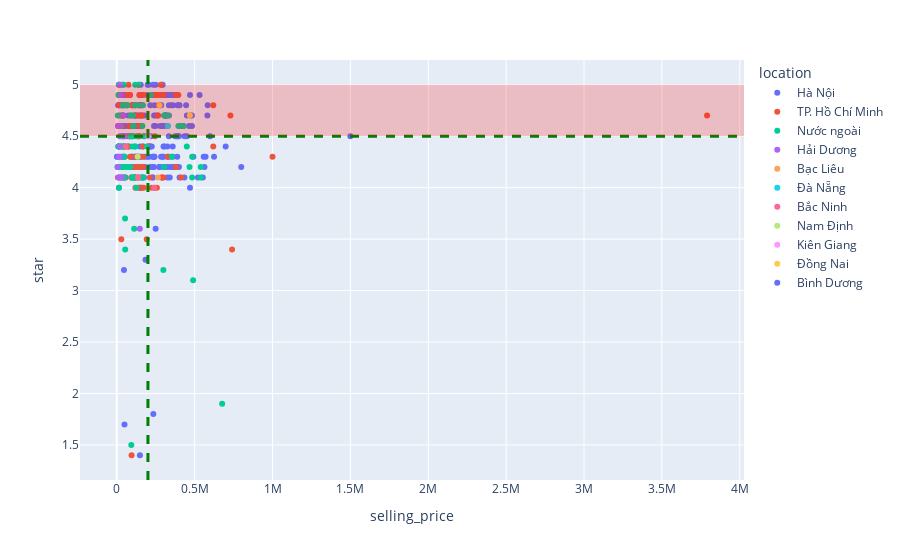

The cell this chart's notebook holds for it:
### Code cell
fig = px.scatter(df_quadrant, x="selling_price", y="star", color="location",
                 hover_data=['name'])
fig.add_vline(x=200000, line_width=3, line_dash="dash", line_color="green")
fig.add_hline(y=4.5, line_width=3, line_dash="dash", line_color="green")
fig.add_hrect(y0=4.5, y1=5, line_width=0, fillcolor="red", opacity=0.2)
fig.show()

### Figure 1 — Plotly figure (JSON) as saved in the notebook; plotly's stock layout.template omitted (floating-point values rounded to 4 significant figures; data arrays with more than 128 entries replaced by an {"elided": "..."} marker saying what was removed)
{"data": [{"customdata": {"elided": "224x1 str values"}, "hovertemplate": "location=Hà Nội<br>selling_price=%{x}<br>star=%{y}<br>name=%{customdata[0]}<extra></extra>", "legendgroup": "Hà Nội", "marker": {"color": "#636efa", "symbol": "circle"}, "mode": "markers", "name": "Hà Nội", "orientation": "v", "showlegend": true, "type": "scatter", "x": {"elided": "224 int values"}, "xaxis": "x", "y": {"elided": "224 float values"}, "yaxis": "y"}, {"customdata": [["Tai Nghe Bluetooth Công Nghệ Mới Âm Thanh Sống Động Không Dây J12 Phiên Chuẩn Bản Quốc Tế J12_Mau -xanhrongnjnj"], ["Tai Nghe Bluetooth P2 Cao Cấp Định Vị Đổi Tên Tai Nghe Không Dây Tự Động Kết Nối - Dùng Cho IOS Và Android MÃ A2"], ["Tai nghe Bluetooth AMOI F9 TWS 5.0 bản QUỐC TẾ không dây cảm ứng chống nước ,chống ồn tích hợp sạc dự phòng 2500mA MÃ F9"], ["Tai Nghe Bluetooth Công Nghệ Mới Âm Thanh Sống Động Không Dây J12 Phiên Chuẩn Bản Quốc Tế - J12_Trang xanhrongnjnj"], ["Tai Nghe Bluetooth True Wireless F9 PRO Bluetooth 5.0 | Bản Quốc Tế | Cảm Ứng | Chống Nước(Loại mới)"], ["Tai Nghe Bluetooth P2 Cao Cấp Định Vị Đổi Tên Tai Nghe Không Dây Tự Động Kết Nối - Dùng Cho IOS Và Android MÃ A2"], ["Tai Nghe Bluetooth không dây AP3 Cảm Biến Đa Điểm Không Dây 5.0 Định Vị - Đổi Tên - Sạc Không Dây MÃ A3"], ["Tai Nghe Bluetooth True Wireless F9 PRO Bluetooth 5.0 | Bản Quốc Tế | Cảm Ứng | Chống Nước(Loại mới)"], ["[Loại tốt] Tai nghe Bluetooth không dây đời mới Âm thanh hay- Cảm ứng - đổi tên cao cấp"], ["Tai Nghe Bluetooth M10 Pro Tai Nghe Không M10 Pro Phiên Bản Nâng Cấp Pin Trâu, Nút Cảm Ứng Tự Động Kết Nối mã m10"], ["Tai Nghe Bluetooth True Wireless F9 PRO Bluetooth 5.0 | Bản Quốc Tế | Cảm Ứng | Chống Nước(Loại mới) MÃ F9 PRO"], ["Tai Nghe Bluetooth P2 Cao Cấp Định Vị Đổi Tên Tai Nghe Không Dây Tự Động Kết Nối - Dùng Cho IOS Và Android MÃ A2"], ["Tai Nghe Bluetooth P2 Cao Cấp Định Vị Đổi Tên Tai Nghe Không Dây Tự Động Kết Nối - Dùng Cho IOS Và Android MÃ A2"], ["Tai Nghe Bluetooth không dây AP3 Cảm Biến Đa Điểm Không Dây 5.0 Định Vị - Đổi Tên - Sạc Không Dây MÃ A3"], ["Tai nghe Bluetooth AMOI F9 TWS 5.0 bản QUỐC TẾ không dây cảm ứng chống nước ,chống ồn tích hợp sạc dự phòng 2500mA MÃ F9"], ["Tai nghe bluetooth S10 Pro V5.2 cao cấp, cảm ứng vân tay, Chống nước IPX7 , nghe nhạc 10h, kiêm sạc dự phòng MÃ S10"], ["Tai nghe bluetooth SGC SM10 Pin Trâu 3500maH âm thanh trung thực, đèn Led đẹp mắt, hộp sạc có màn hình"], ["Tai Nghe Bluetooth True Wireless F9 PRO Bluetooth 5.0 | Cảm Ứng | Bản Quốc Tế 2022 Nút Cảm Ứng Chống Nước IP67"], ["Tai Nghe Bluetooth GEN 3 1562E l Âm Thanh Hay l Định vị - Đổi tên l Tháo Tai Ngắt Kết Nối l Chuyển Đổi Đa Thiết Bị"], ["Tai Nghe Bluetooth J12 TWS 5.0 Có Micro Không Dây Nghe Gọi Thanh Sống Động Kết Nối Mạnh Mẽ - J12_Trang aluca_store"], ["Tai Nghe Bluetooth Không Dây X15 TWS 5.0 Có Micro Nghe Gọi Cảm Ứng Chạm Chơi Game Giảm Tiếng Ồn - X15 aluca_store"], ["Tai nghe bluetooth Âm Thanh Sống Động Hay Không Dây J12 Phiên Bản Quốc Tế Có Mic Nghe Gọi Tốt - J12_Trang- Datoo_shop"], ["Tai Nghe Bluetooth không dây P3 Cảm Biến Đa Điểm Không Dây 5.0 Định Vị - Đổi Tên - Sạc Không Dây MÃ A3"], ["Tai Nghe Bluetooth P PRO- Không Dây Bản Cao Cấp Định Vị, Đổi Tên,Cảm Ứng Dùng Cho Tất Cả Các Máy Điện Thoại MÃ A PRO"], ["Tai nghe Bluetooth Gaming Không dây X15 TWS công nghệ Bluetooth 5.0 cảm biến chạm, không có độ trễ âm (Bản Quốc tế 2022)"], ["Tai Nghe Không Dây Bluetooth Thể Thao X15 TWS 5.0 Nghe Nhạc, Chơi Game Độ Trể Thấp - X15 vibes_shop"], ["Tai Nghe Bluetooth Chính Hãng I12 Không Dây Nhét Tai Phụ Kiện Tai Nghe Điện Thoại IOS Và Android phanduyen25"], ["Tai Nghe TWS Bluetooth 5.3 M90 Pro - Độ trễ cực thấp, âm thanh nổi thể thao với thanh trượt hiển MÃ M90"], ["Tai nghe bluetooth SGC SM10 Pin Trâu 3500maH âm thanh trung thực, đèn Led đẹp mắt, hộp sạc có màn hình"], ["Tai nghe không dây Disney x Tsum Tsum D10 LK-10 bluetooth 5.2 5.3 độ trễ thấp có micro hỗ trợ chơi game chống nước"], ["Tai nghe bluetooth gaming i12 tws chống ồn, tay nghe không dây nhét tai thể thao giá rẻ cho samsung phone điện thoại"], ["Tai nghe không dây F9 Tws 5.0 bản quốc tế không dây cảm ứng, tai nghe bluetooth f9 chống nước (ma f9)"], ["Tai nghe Bluetooth Thế Hệ Mới - Tai Nghe Không Dây- Âm Thanh HD9.0"], ["Tai Nghe Bluetooth True Wireless F9 PRO Bluetooth 5.0 | Bản Quốc Tế | Cảm Ứng | Chống Nước(Loại mới)"], ["Tai Nghe Bluetooth Gaming Có Mic Âm Thanh Nổi Hifi Headphone Không Dây Bluetooth Chơi Game, Học Online"], ["Tai Nghe Bluetooth Âm Thanh Sống Động Hay Không Dây J12 Phiên Bản Quốc Tế Có Mic Nghe Gọi Tốt - J12_Trang- Datoo_shop"], ["Tai nghe mèo Chụp tai chơi game ONIKUMA K9 hồng có Mic,cho PC Laptop Máy tính,Tay Headphone Bluetooth Gaming Không dây"], ["Tai nghe Bluetooth Chụp Tai Sendem K33, Headphone Không Dây, Có Khe Cắm Thẻ Nhớ - Cửa Hàng Phụ Kiện Online"], ["Tai Nghe Gaming K98, Bluetooth, Bass Hay, Độ Trễ Thấp - Cửa hàng phụ kiện online"], ["Tai Nghe Không Dây Pro 6 TW5.0, Tai Nghe Bluetooth, Cảm Biến, Đổi Tên, Hỗ Trợ Tất Cả HĐH"], ["Tai Nghe Bluetooth AB 3 - Âm Thanh Không Gian - Cảm Biến Đa Điểm - Định Vị - Đổi Tên - Sạc Không Dây- BH 1 Đổi 1"], ["Tai Nghe Bluetooth AB 2 Bản Cao Cấp Âm Thanh Chuẩn Tai Nghe Không Dây Kết Nối Tự Động Dùng Cho Mọi dòng điện thoại"], ["Tai nghe Bluetooth Lenovo XT80 Tai nghe thể thao không dây Bluetooth 5.3 với Móc micrô âm thanh nổi HiFi"], ["Tai nghe Bluetooth Gaming 5.1 kèm găng tay game cao cấp, tai nghe không dây X7 không trễ âm có chế độ kép ( Bản quốc tế)"], ["[Mã ELMALL4 giảm 4% đơn 500K] Tai Nghe Không Dây TWS Enco X2 - Hàng Chính Hãng"], ["Siêu Phẩm Tai Nghe Bluetooth Hỗ Vằn 1562M TWS2 - Bản Đa Chức Năng, Xuyên Âm, Chống Ồn, Pin 8h - TSMART"], ["[HEADSET] Tai nghe Jabra Evolve 40 Stereo MS (Type A)"], ["Tai nghe Bluetooth Sony h.ear in 2 WI-H700 Sport Màu ĐEN 🔥FREESHIP🔥 âm thanh chuẩn HIFI bass treble rõ ràng"], ["CHÍNH HÃNG Tai nghe Bluetooth V5.0 Hoco DES08, DES08 Pro hỗ trợ hạn chế tiếng ồn, cảm biến, định vị, đổi tên poogroup"], ["Tai nghe bluetooth VG58 phát sáng-Tai nghe không dây bluetooth 5.1 MÃ VG58"], ["Tai Nghe Bluetooth J12 TWS 5.0 Có Micro Không Dây Nghe Gọi Cảm Ứng Chạm Âm Thanh Sống Động - J12_Trang"], ["Tai Nghe Bluetooth 5.0 Không Dây i12,Kèm Vỏ Bảo Vệ Hoạt Hình Siêu Dễ Thương, Tương Thích Android\\iOs"], ["Tai nghe Bluetooth chơi game 5.0 pro4 HiFi âm nhạc Giảm tiếng ồn tốt Ko có độ trễ và Chống nước mang theo tiện lợi"], ["Tai nghe Bluetooth không dây i7s-Tws loại 2 tai nghe Có Mic Đàm Thoại kèm hộp sạc âm thanh cực hay"], ["Tai Nghe TWS Defunc True Basic, Bluetooth 5.2, Cảm Ứng, Kháng Nước IPX4, Nghe Đến 22H - Chính Hãng BH 12 Tháng Dizigear"], ["Tai Nghe Bluetooth X15 TWS 5.0 Có Micro Không Dây Nghe Gọi Cảm Ứng Chạm Âm Thanh Sống Động - X15 - Hoaingocaz97"], ["Tai nghe bluetooth Borofone BW03 TWS V5.0⚡️ Hàng chính hãng⚡️Bảo hành 6 tháng"], ["Tai Nghe Bluetooth True WIreless TWS Cảm Ứng TCT-S18 Chống Ồn ENC - Mic Đàm Thoại- Chế Độ Nhạc vs Gaming -Chỉnh Âm ượng"], ["Tai nghe bluetooth VG58 phát sáng-Tai nghe không dây bluetooth 5.1 MÃ VG58"], ["Tai Nghe Bluetooth J12 TWS 5.0 Có Micro Không Dây Nghe Gọi Cảm Ứng Chạm Âm Thanh Sống Động - J12_Trang"], ["Hộp bao vỏ đựng tai nghe tai phone có dây in ear, cáp sạc, tai nghe airpods 1/2 bluetooth blutooth inpods i12 dễ thương"], ["Tai Nghe Bluetooth 5.0 Không Dây i12,Kèm Vỏ Bảo Vệ Hoạt Hình Siêu Dễ Thương, Tương Thích Android\\iOs"], ["Tai nghe Bluetooth chơi game 5.0 pro4 HiFi âm nhạc Giảm tiếng ồn tốt Ko có độ trễ và Chống nước mang theo tiện lợi"], ["Vỏ ốp case Airpod silicon trong suốt bảo vệ bao đựng tai nghe không dây bluetooth 1/2/Pro/i12/i9/i7/tws - ORIO"], ["Tai nghe Bluetooth không dây i7s-Tws loại 2 tai nghe Có Mic Đàm Thoại kèm hộp sạc âm thanh cực hay"], ["Tai Nghe TWS Defunc True Basic, Bluetooth 5.2, Cảm Ứng, Kháng Nước IPX4, Nghe Đến 22H - Chính Hãng BH 12 Tháng Dizigear"], ["Tai nghe bluetooth Borofone BW03 TWS V5.0⚡️ Hàng chính hãng⚡️Bảo hành 6 tháng"], ["Tai Nghe Bluetooth X15 TWS 5.0 Có Micro Không Dây Nghe Gọi Cảm Ứng Chạm Âm Thanh Sống Động - X15 - Hoaingocaz97"], ["Tai Nghe Bluetooth Không Dây Chính Hãng I12 Nhét Tai Phụ Kiện Tai Nghe Điện Thoại IOS Và Android | I12 Saka.Shop99"], ["0Tai nghe bluetooth S10 Pro V5.2 cao cấp, cảm ứng vân tay, âm thanh cực hay"], ["Tai Nghe Bluetooth 5.0 i12 TWS - Cảm Biến Vân Tay, Chất Âm Êm, Trong Trẻm Thời Lương Pin Tốt, Sang Trọng hhbt25"], ["Tai nghe bluetooth không dây Inpods i12 TWS cảm ứng điều khiển,tai phone bluetooth i12 cảm biến âm thanh cho Android iOS"], ["Tai nghe bluetooth chụp tai có micro chơi game. Tai nghe không dây gaming B39 âm thanh sống động pin trâu"], ["Tai Nghe Bluetooth J12 TWS 5.0 Có Micro Không Dây Nghe Gọi Thanh Sống Động Kết Nối Mạnh Mẽ J12_Mau -aluca_store"], ["Tai Nghe Bluetooth Không Dây F9 Pro TWS 5.0 Có Micro Nghe Gọi Cảm Ứng Chạm Chơi Game Giảm Tiếng Ồn - F9Pro aluca_store"], ["Tai Nghe Bluetooth Không Dây F9 TWS 5.0 Có Micro Nghe Gọi Cảm Ứng Chạm Chơi Game Giảm Tiếng Ồn - F9 aluca_store"], ["Tai Nghe Bluetooth Không Dây TWS 5.0 Có Micro Nghe Gọi Cảm Ứng Chạm Chơi Game Giảm Tiếng Ồn - PR04 aluca_store"], ["Tai Nghe Bluetooth Công Nghệ Mới Âm Thanh Sống Động Không Dây Phiên Chuẩn Bản Quốc Tế - PR04- Dongocdanymzx9599"], ["Tai nghe bluetooth Hoco (es)ES39 phiên bản đặc biệt, kết nối không dây hỗ trợ định vị, đổi tên - BH 12 thang"], ["Tai Nghe Không Dây Bluetooth Thể Thao J12 TWS 5.0 Nghe Nhạc, Chơi Game Độ Trể Thấp J12_Mau -aluca_store"], ["Tai Nghe Bluetooth Công Nghệ Mới Âm Thanh Sống Động Không Dây J12 Phiên Chuẩn Bản Quốc Tế J12_Mau - Vibes_shop"], ["Tai nghe Bluetooth không dây Lenovo LP40/LP40 Pro. Hàng chính hãng"], ["Tai Nghe Bluetooth 5.3 Baseus WM01, chống ồn, chống nước,chuyên cho nhạc sàn và chơi game,bảo hành 12 tháng"], ["tai nghe bluetooth không dây j12 TWS 5.0 Có Micro Nghe Gọi Cảm Ứng Chạm Chơi Game Giảm Tiếng Ồn - J12_Trang aluca_store"], ["Tai nghe bluetooth không dây Inpods Pro i13 TWS gaming nhét tai, tai phone blutooth giá rẻ cho IP, Android/iOs Sagopy"], ["Tai nghe bluetooth chụp tai mini GrownTech P47 có mic thu âm bass to bảo hành 24 tháng"], ["Tai nghe thể thao Bluetooth uốn dẻo 360 độ, hỗ trợ thẻ nhớ lên tới 32G tiện lợi, kết nối Bluetooth 5.0 thông minh MK-87"], ["Tai nghe không dây Bluetooth 5.2 chip chuyên gaming chế độ kép chơi game nghe nhạc chống nước in-ear"], ["Tai Nghe Chụp Tai Bluetooth P47, Tai Không Dây Có Mic, Có khe Thẻ Nhớ, Âm Bass Cực Chất, Nghe Nhạc Cực Hay"], ["tai nghe bluetooth doraemon in-ear không dây âm thanh nổi hai tai thể thao tai nghe bluetooth tws Bluetooth giảm ồn thoải mái có mic gọi được chống nước cho Android IOS"]], "hovertemplate": "location=TP. Hồ Chí Minh<br>selling_price=%{x}<br>star=%{y}<br>name=%{customdata[0]}<extra></extra>", "legendgroup": "TP. Hồ Chí Minh", "marker": {"color": "#EF553B", "symbol": "circle"}, "mode": "markers", "name": "TP. Hồ Chí Minh", "orientation": "v", "showlegend": true, "type": "scatter", "x": [137500, 117500, 145000, 82500, 159500, 112500, 270000, 134500, 379500, 67500, 100000, 117500, 112500, 270000, 145000, 160000, 265000, 135000, 395000, 119000, 244500, 82500, 289000, 299000, 69500, 172500, 129000, 172000, 265000, 150000, 16450, 169500, 327500, 159500, 74500, 7500, 224500, 282500, 112500, 209500, 299000, 249000, 289000, 50000, 3790000, 424800, 1000000, 17000, 381500, 140000, 99500, 33000, 169000, 85000, 619500, 213500, 413500, 729500, 140000, 99500, 10950, 33000, 169000, 20000, 85000, 619500, 413500, 213500, 103950, 64500, 113000, 52500, 75000, 147000, 212500, 202500, 257500, 84500, 336000, 142000, 119000, 93000, 143000, 137500, 44500, 119500, 95000, 192000, 29000, 740000], "xaxis": "x", "y": [4.3, 4.1, 4.9, 4.6, 4.8, 4.1, 4.8, 4.7, 4.2, 4.8, 4.8, 4.8, 4.1, 4.9, 4.6, 4, 4.9, 4.5, 4.9, 4.3, 4.5, 4.5, 4.1, 4.1, 4.9, 4, 4.2, 4.9, 4.7, 4.6, 4.8, 4.3, 4.3, 4.7, 4.4, 4.1, 4, 5, 4.2, 4.4, 4.9, 4.9, 4.1, 4.8, 4.7, 4.6, 4.3, 4.2, 4.9, 5, 4.5, 4.4, 4.2, 4.5, 4.8, 4.4, 4.1, 4.7, 4, 4.8, 4.4, 4.6, 4.4, 4.7, 4.9, 4.4, 4.6, 4.4, 4.5, 4.4, 4.8, 4.1, 5, 4.1, 4.1, 4.4, 4, 4.3, 4.3, 4.2, 4.1, 4.1, 4.5, 4.3, 4.1, 4, 1.4, 3.5, 3.5, 3.4], "yaxis": "y"}, {"customdata": [["Tai Nghe Bluetooth 5.3 Baseus WM01 TWS Chống Ồn"], ["Tai nghe nhét tai không dây BASEUS WM02 bluetooth 5.3 TWS chống ồn"], ["Tai Nghe Bluetooth Lenovo LP40 Pro Bluetooth 5.1 có chất lượng âm thanh tốt và tích hợp micro"], ["Tai nghe nhét tai Lenovo disney f9 bluetooth không dây âm thanh hifi có micro màn hình hd 5.2"], ["Tai nghe bluetooth Lenovo LP40 PRO 2021 mới bản LP40 không dây Bluetooth 5.1 tws IPX5 chống ồn TWS 300mah"], ["tai nghe bluetooth không dây tai nghe i12 chính hãng dùng được cho ios và tai nghe bluetooth android i12 tai nghe"], ["Tai Nghe Nhét Tai Không Dây Vitog Airdots A6S Bluetooth 5.0 Chống Tiếng Ồn Cho Điện Thoại"], ["Tai Nghe Bluetooth 5.0 I7S Thiết Kế ko dây Tws Kèm Hộp Sạc Cao Cấp"], ["Tai nghe nhét tai Pro 6 bluetooth không dây âm thanh hifi có micro màn hình hd 5.2"], ["Tai nghe không dây Disney Lenovo F6 Bluetooth giảm ồn thoải mái có mic gọi được chống nước cho Android IOS"], ["Tai nghe Nkodok nhét tai không dây bluetooth mini"], ["Tai Nghe Bluetooth Không Dây I7S Tws Phù Hợp Với Android IOS"], ["Tai Nghe Bluetooth Không Dây TWS 12 Màu Sắc Kèm Hộp Sạc"], ["Tai nghe không dây Lenovo LK-10 TWS HIFI Bluetooth 5.2 giảm ồn kiểu thể thao chống nước có micro pin mạnh"], ["Tai Nghe bluetooth Không Dây TZUZL TWS Chống Thấm Nước"], ["Tai nghe không dây X15 Bluetooth âm thanh hifi sống động điều khiển cảm ứng không trễ cao cấp"], ["Tai nghe bluetooth Lenovo LP5 âm trầm tuyệt vời chống thấm nước tích hợp micro tiện dụng"], ["Tai nghe nhét tai Lenovo disney f9 bluetooth không dây âm thanh hifi có micro màn hình hd 5.2"], ["Tai nghe Lenovo TH10 Bluetooth âm thanh nổi giảm ồn thoải mái chống nước có mic cho Android IOS PC"], ["Tai Nghe Không Dây Bluetooth 5.0 JL- i7 Tws Kiểu Dáng Thể Thao Tích Hợp Micro Kèm Hộp Sạc"], ["Tai nghe không dây Lenovo LP40 Pro Bluetooth 5.1 âm thanh nổi HD giảm ồn thông minh có mic cảm ứng chống nước"], ["Tai nghe Bluetooth DISNEY F9 không dây nhét tai âm thanh nổi thời lượng pin dài với M"], ["Tai nghe Bluetooth earphone GOOJODOQ không dây i7s Tws thiết kế thể thao mini tiện dụng kèm hộp sạc"], ["Tai nghe không dây TWS Bluetooth 5.0 âm thanh stereo 9D thông minh có màn hình LED chống thấm nước"], ["Mini Không Dây Bluetooth Tai Nghe I12 Là Xiaomi Hoặc Android ^ MK ^"], ["Tai nghe không dây Lenovo lp5 bluetooth 5.0 độ trễ thấp tích hợp micro chơi game/ tập thể thao ipx5"], ["Tai nghe Lenovo TH10 Bluetooth âm thanh nổi giảm ồn thoải mái chống nước có mic cho Android IOS PC"], ["Tai nghe bluetooth không dây TWS inpods i12 có vỏ bảo vệ cho ios và android chất lượng âm thanh trung thực cao"], ["Tai Nghe Inpods i12 TWS bluetooth Không Dây Nhét Tai Có mic Cho Nói Chuyện i12"], ["New Hot Bán Ngoài Trời thể thao Bluetooth Tai nghe JBL tai nghe ko dây táos Pro 13 TWS ko dây 5.0 với microphone"], ["Tai Nghe Bluetooth 5.2 Không Dây V9 V9s Giảm Tiếng Ồn Có Màn Hình LED HD"], ["Tai nghe bluetooth Lenovo XT95 Pro với micrô đèn LED đầy màu sắc, âm trầm tốt"], ["Tai nghe không dây Kuulaa J18 TWS bluetooth tích hợp micro có thể tự thay đổi tên thiết bị"], ["P9 Max Không Dây Bluetooth Tai Nghe Noise Cancelling Tai Nghe Thể Thao Tai Nghe Được Xây Dựng trong Mic -7 Vương Quốc Anh"], ["Tai Nghe Không Dây TZUZL TWS-201 Bluetooth 5.0 Điều Khiển Cảm Ứng Chơi Game Âm Thanh Nổi Chống Nước Kèm Hộp Sạc"], ["Tai nghe bluetooth Lenovo LP40 Tai nghe bluetooth không dây có Mic"], ["Tai Nghe Bluetooth Không Dây 2022 Chất Lượng Cao Cho Huawei Xiaomi Apple"], ["Tai Nghe Bluetooth Không Dây 2022 Chất Lượng Cao Cho Huawei Xiaomi Apple"], ["Tai nghe Disney LK-11 nhét tai không dây bluetooth 5.3 âm thanh nổi HD chống nước thời lượng pin siêu dài độ trễ thấp"], ["Tai nghe Bluetooth nhét tai âm thanh chất lượng cao"], ["Tai nghe nhét tai không dây Hoco EW25 TWS 5.3 kết nối bluetooth có micro tiện dụng dành cho Android"], ["Tai nghe không dây Mini Pro4 Bluetooth 5.0 TWS có hộp sạc dành cho điện thoại thông minh PK"], ["Tai Nghe Không Dây Baseus Enock W3 TWS Bluetooth 5.0 Âm Thanh Nổi"], ["Tai nghe không dây Vitog đeo một bên tai Bluetooth 5.1 phát nhạc trong 20 giờ"], ["Tai Nghe Không Dây X15 Bluetooth âm Thanh Hifi Sống động điều Khiển Cảm ứng Không Trễ Cao Cấp"], ["Tai nghe thể thao nhét tai TZUZL BT63 bluetooth 5.0 thời trang mới 2022"], ["Tai nghe bluetooth không dây Lenovo QE03 có micro chất lượng cao tiện dụng khi tập thể thao kèm cáp/vỏ bọc"], ["Tai nghe nhét tai không dây Bluetooth Y50 TWS 5.0 chống thấm nước chống ồn thể thao dành cho điện thoại Android"], ["Tai Nghe Không Dây Tws Bluetooth 5.0 Chống Thấm Nước 9D Tích Hợp Micro Tiện Dụng Khi Chơi Thể Thao"], ["Tai nghe không dây Ugreen TWS Bluetooth 5.0 cao cấp âm thanh chân thực 27H sạc USB-C"], ["Tai Nghe Không Dây Baseus Enock W3 TWS Bluetooth 5.0 Âm Thanh Nổi"], ["Tai nghe không dây Vitog đeo một bên tai Bluetooth 5.1 phát nhạc trong 20 giờ"], ["Tai Nghe Không Dây X15 Bluetooth âm Thanh Hifi Sống động điều Khiển Cảm ứng Không Trễ Cao Cấp"], ["Tai nghe thể thao nhét tai TZUZL BT63 bluetooth 5.0 thời trang mới 2022"], ["Tai nghe bluetooth không dây Lenovo QE03 có micro chất lượng cao tiện dụng khi tập thể thao kèm cáp/vỏ bọc"], ["Tai nghe nhét tai không dây Bluetooth Y50 TWS 5.0 chống thấm nước chống ồn thể thao dành cho điện thoại Android"], ["Bộ Dụng Cụ Vệ Sinh Tai Nghe Bluetooth Kiểu Mới Tương Thích Với AirPods3 / Điện Thoại Di Động / Máy Tính"], ["Tai Nghe Không Dây Tws Bluetooth 5.0 Chống Thấm Nước 9D Tích Hợp Micro Tiện Dụng Khi Chơi Thể Thao"], ["Tai nghe nhét tai Baseus W04 kết nối bluetooth 5.0"], ["Tai nghe không dây VITOG Y30 kết nối bluetooth 5.0 âm thanh sống động chất lượng cao"], ["Tai nghe chơi game M6 không dây kết nối Bluetooth có thể gấp gọn cao cấp"], ["Tai nghe bluetooth không dây TWS A6s chống nước chất lượng cao"], ["Tai nghe không dây Lenovo Disney Q2 Bluetooth 5.1 âm thanh nổi cách âm thông minh chống nước có mic cho Android IOS"], ["[Strongaroetu] 3,7v 30mah 401012 Pin Sạc Lithium Polymer Cho Tai Nghe Bluetooth"], ["Tai Nghe Thể Thao Không Dây Bluetooth M165"], ["Tai Nghe Nhét Tai Không Dây S650 Kết Nối Bluetooth Kiểu Dáng Thể Thao"], ["Tai nghe bluetooth không dây TWS 18D HiFi chống thấm nước có micro tiện dụng"], ["Tai nghe không dây Suntaiho Mini Pro 4 Bluetooth 5.1 TWS"], ["Tai nghe bluetooth Lenovo lp75 không dây âm thanh stereo hd không thấm nước giảm tiếng ồn 400mah bluetooth 5.3"], ["[BACRAB] Tai nghe không dây gaming nhet tai hot thời trang thể thao ko dây chup tai nút nhét tai chum tai super bass chấtlượng X1 TWS true wireless bluetooth earphone PUBG game headphone"], ["Tai Nghe Bluetooth XT11 Kiểu Dáng Thể Thao Có Dây Đeo Cổ Tiện Dụng"], ["Tai nghe bluetooth S109 kèm micro trò chuyện tiện lợi"], ["Tai Nghe Bluetooth Lenovo HE05X II thể thao 5.0 không thấm nước IPX5 TWS nhét tai Không Dây Chất Âm Êm Lương Pin Tốt nhét tai chụp tai có micro ko dây"], ["Kính râm thông minh GOOJODOQ kết nối bluetooth 5.0 hỗ trợ gọi rảnh tay chống ánh sáng xanh"], ["Tai nghe không dây Bluetooth 5.0 RGA Sport Headphone truyền âm thanh qua xương"], ["Tai nghe nhét tai Disney F9 bluetooth 5.2 không dây âm thanh nổi rõ ràng chống nước giảm ồn thời lượng pin dài có micro"], ["Tai Nghe Nkodok Bluetooth 5.2 Đeo Cổ Giảm Tiếng Ồn Tiện Dụng"], ["Tai nghe Bluetooth 5.0 hình tai mèo phát sáng cá tính"], ["Tai nghe Bluetooth Redmi Buds 3 Lite"], ["Tai nghe ELOUGH Y50 TWS không dây bluetooth 5.0 chống nước phong cách thể thao"]], "hovertemplate": "location=Nước ngoài<br>selling_price=%{x}<br>star=%{y}<br>name=%{customdata[0]}<extra></extra>", "legendgroup": "Nước ngoài", "marker": {"color": "#00cc96", "symbol": "circle"}, "mode": "markers", "name": "Nước ngoài", "orientation": "v", "showlegend": true, "type": "scatter", "x": [395300.0, 467000, 99950, 104000, 99500, 86000, 131580, 14500, 7500, 139500, 13000, 14425, 6800, 449500, 44500, 194500, 139950, 104000, 539079, 9950, 45000, 104000, 116500, 44000, 13250, 119500, 539079, 117950, 13000, 50250, 12500, 110000, 353500, 29500, 164640, 99950, 125000, 125000, 409500, 9000, 304000, 92148, 483700.0, 88928, 40500, 47500, 168000, 29210.0, 68000, 305500, 483700.0, 88928, 40500, 47500, 168000, 29210.0, 66000, 68000, 204500, 116988, 109500, 98000.0, 329500, 10690.0, 29500, 23000, 63500, 39000, 429500, 217500, 36690.0, 14500, 170500, 676500, 93095, 299000, 54171, 53000, 490000, 111500], "xaxis": "x", "y": [4.6, 4.2, 4.4, 4.6, 4.5, 4.2, 4.8, 4.9, 4.2, 5, 4.9, 4.6, 4.7, 4.4, 4.4, 4.4, 4.1, 4.6, 4.2, 4.2, 5, 4.7, 4.8, 4.2, 4.4, 4.4, 4.1, 5, 5, 4.1, 4.4, 4.1, 4.3, 4.2, 4.6, 4.1, 4.5, 4, 4.6, 4.4, 4.2, 4.7, 4.1, 4.7, 4.8, 4.3, 4.8, 4.6, 4.2, 4.7, 4.3, 4.5, 4.7, 4.3, 4.1, 4.2, 4.8, 4.8, 4.5, 4.4, 4.6, 4.1, 4.7, 4.9, 4.5, 4.4, 4.2, 4.8, 4.6, 4.9, 4.1, 4, 4.5, 1.9, 1.5, 3.2, 3.4, 3.7, 3.1, 3.6], "yaxis": "y"}, {"customdata": [["Tai Nghe F9 Pro Bluetooth 5.0 Không Dây Cảm Biến Vân Tay , Kiêm Sạc Dự Phòng Cao Cấp Nhiều Màu. Amoi F9"], ["Tai Nghe Chụp Tai Bluetooth P47, Tai Không Dây Có Mic, Có Thẻ Nhớ, Âm Bass Cực Chất, Nghe Nhạc Cực Hay Bảo Hành 12 Tháng"], ["Tai Nghe Gaming X15 Bluetooth 5.1 Không Dây Giảm Tiếng Ồn Cảm Ứng Điều Khiển Vân Tay Âm Thanh Hifi 9D Cho Android"], ["Tai nghe bluetooth AMOI F9 PRO TWS 5.0 bản không dây cảm ứng chống nước IPX5, chống ồn tích hợp sạc dự phòng 2500mAh"], ["Tai Nghe Bluetooth Không Dây i12 inpods12 TWS 5.0 Âm Thanh HIFI, Cửa Sổ Tự Động Kết Nối, Hỗ Trợ Androi Và Ios"], ["Tai Nghe Bluetooth M10 Phiên Bản Pro Nâng Cấp Pin Trâu, Nút Cảm Ứng Tự Động Kết Nối, Chống Nước, Chống Ồn, Bảo Hành 12 T"], ["Tai Nghe Mèo Bluetooth Chụp Tai, Headphone Tai Mèo Dễ Thương Có Mic, Âm Bass Mạnh Mẽ Bảo Hành 12 Tháng"], ["Tai Nghe Bluetooth M10 Phiên Bản Pro Nâng Cấp Pin Trâu, Nút Cảm Ứng Tự Động Kết Nối, Chống Nước, Chống Ồn, Bảo Hành 12 T"], ["Tai Nghe Mèo Bluetooth Chụp Tai, Headphone Tai Mèo Dễ Thương Có Mic, Âm Bass Mạnh Mẽ Bảo Hành 12 Tháng"], ["[Mã ELMS10 giảm 6% đơn 50K] Tai nghe bluetooth chụp tai Led B39 - bluetooth 5.0 tặng kèm jack cắm PC, Bảo Hành 12 Tháng"], ["Tai nghe không dây M90 Pro bluetooth 5.3 Âm bass cực to chống ồn chống nước, Bảo Hành 12 Tháng"], ["Tai Nghe Mèo Bluetooth P47M PKH470 Chụp Tai, Tai Mèo Dễ Thương Có Mic, Âm Bass Mạnh Mẽ Bảo Hành 12 Tháng"], ["Tai Nghe Mèo P47M. Mz47 Bluetooth Chụp Tai , Headphone P47m Dễ Thương Có Mic,Âm Bass Mạnh Mẽ Dung Lượng Pin Trâu"], ["Tai nghe Bluetooth 5.0 Amoi F9 Pro Max Cảm Ứng Bản Quốc Tế 2020 | pin cực trâu,chất âm cực hay,nghe nhạc cực thích |"], ["Tai Nghe Blutooth Không Dây Pro 6 TWS 5.0 - Cảm Biến,Định Vị, Đổi Tên - Nhiều Màu - Bảo Hành 12 Tháng"], ["Tai Nghe Pro 6 Tai Nghe Bluetooth Không Dây Pro6 Dùng cho Cả Androi và Ios Nghe Nhạc Cực Hay. Bảo Hành 12 tháng"]], "hovertemplate": "location=Hải Dương<br>selling_price=%{x}<br>star=%{y}<br>name=%{customdata[0]}<extra></extra>", "legendgroup": "Hải Dương", "marker": {"color": "#ab63fa", "symbol": "circle"}, "mode": "markers", "name": "Hải Dương", "orientation": "v", "showlegend": true, "type": "scatter", "x": [20000, 27000, 12500, 12500, 7500, 30000, 42500, 30000, 42500, 45000, 19750, 17500, 7500, 19500, 25000, 148000], "xaxis": "x", "y": [5, 4.9, 4.1, 4.3, 4.6, 4.1, 4.7, 4.1, 4.5, 4.5, 4.5, 4.4, 4.2, 4.3, 4.6, 3.6], "yaxis": "y"}, {"customdata": [["Tai nghe bluetooth 12TS02 âm thanh Superpass chống nước cảm biến vân tay 1 chạm siêu bền"]], "hovertemplate": "location=Bạc Liêu<br>selling_price=%{x}<br>star=%{y}<br>name=%{customdata[0]}<extra></extra>", "legendgroup": "Bạc Liêu", "marker": {"color": "#FFA15A", "symbol": "circle"}, "mode": "markers", "name": "Bạc Liêu", "orientation": "v", "showlegend": true, "type": "scatter", "x": [264500], "xaxis": "x", "y": [4.1], "yaxis": "y"}, {"customdata": [["Tai nghe Bluetooth A-P3 P.ro đầy đủ chức năng, cảm ứng, đàm thoại, định vị, đổi tên"]], "hovertemplate": "location=Đà Nẵng<br>selling_price=%{x}<br>star=%{y}<br>name=%{customdata[0]}<extra></extra>", "legendgroup": "Đà Nẵng", "marker": {"color": "#19d3f3", "symbol": "circle"}, "mode": "markers", "name": "Đà Nẵng", "orientation": "v", "showlegend": true, "type": "scatter", "x": [329000], "xaxis": "x", "y": [4.6], "yaxis": "y"}, {"customdata": [["Tai Nghe Không Dây Bluetooth Floveme P6, Chính Hãng Âm Thanh Chuẩn HIFI Dùng Cho IOS Android Cảm Biến, Bluetooth 5.0"], ["Tai Nghe Bluetooth 5.0 True Wireless Amoi F9 Pro Bản Quốc Tế Cao Cấp Cảm Biến Vân Tay , Kiêm Sạc Dự Phòng Cao Cấp"], ["Tai Nghe Chụp Tai Không Dây Floveme B39 - Bluetooth 5.0 - Có Míc Led RGB, Pin Chuẩn 400mAh, Âm Thanh HiFi, Kèm Jack 3.5"]], "hovertemplate": "location=Bắc Ninh<br>selling_price=%{x}<br>star=%{y}<br>name=%{customdata[0]}<extra></extra>", "legendgroup": "Bắc Ninh", "marker": {"color": "#FF6692", "symbol": "circle"}, "mode": "markers", "name": "Bắc Ninh", "orientation": "v", "showlegend": true, "type": "scatter", "x": [57950, 137000, 240695], "xaxis": "x", "y": [4.4, 4.1, 4], "yaxis": "y"}, {"customdata": [["Tai nghe bluetooth AMOI F9 TWS 5.0 bản Quốc tế không dây cảm ứng chống nước IPX5, tích hợp sạc dự phòng 2500mAh"]], "hovertemplate": "location=Nam Định<br>selling_price=%{x}<br>star=%{y}<br>name=%{customdata[0]}<extra></extra>", "legendgroup": "Nam Định", "marker": {"color": "#B6E880", "symbol": "circle"}, "mode": "markers", "name": "Nam Định", "orientation": "v", "showlegend": true, "type": "scatter", "x": [134250], "xaxis": "x", "y": [4.3], "yaxis": "y"}, {"customdata": [["Tai Nghe Bluetooth Không Dây Nhét Tai-Thích hợp cho Android và Ios l M13 đèn led siêu dễ thương"]], "hovertemplate": "location=Kiên Giang<br>selling_price=%{x}<br>star=%{y}<br>name=%{customdata[0]}<extra></extra>", "legendgroup": "Kiên Giang", "marker": {"color": "#FF97FF", "symbol": "circle"}, "mode": "markers", "name": "Kiên Giang", "orientation": "v", "showlegend": true, "type": "scatter", "x": [202500], "xaxis": "x", "y": [4.5], "yaxis": "y"}, {"customdata": [["Tai nghe bluetooth gaming STP K98 chính hãng Tai nghe không dây chơi game có mic chống ồn pin trâu độ trễ thấp SATOPA"], ["Tai nghe gaming bluetooth HQ-10 S12 Tai nghe không dây chơi game có mic chống ồn pin trâu độ trễ thấp dùng liên tục 6h"]], "hovertemplate": "location=Đồng Nai<br>selling_price=%{x}<br>star=%{y}<br>name=%{customdata[0]}<extra></extra>", "legendgroup": "Đồng Nai", "marker": {"color": "#FECB52", "symbol": "circle"}, "mode": "markers", "name": "Đồng Nai", "orientation": "v", "showlegend": true, "type": "scatter", "x": [274500, 469500], "xaxis": "x", "y": [4.8, 4.7], "yaxis": "y"}, {"customdata": [["Tai nghe bluetooth S10 Pro V5.2 cao cấp, cảm ứng vân tay, Chống nước tiêu chuẩn IPX7 , nghe nhạc 10h, kiêm sạc dự phòng"]], "hovertemplate": "location=Bình Dương<br>selling_price=%{x}<br>star=%{y}<br>name=%{customdata[0]}<extra></extra>", "legendgroup": "Bình Dương", "marker": {"color": "#636efa", "symbol": "circle"}, "mode": "markers", "name": "Bình Dương", "orientation": "v", "showlegend": true, "type": "scatter", "x": [224500], "xaxis": "x", "y": [4.4], "yaxis": "y"}], "layout": {"legend": {"title": {"text": "location"}, "tracegroupgap": 0}, "margin": {"t": 60}, "shapes": [{"line": {"color": "green", "dash": "dash", "width": 3}, "type": "line", "x0": 200000, "x1": 200000, "xref": "x", "y0": 0, "y1": 1, "yref": "y domain"}, {"line": {"color": "green", "dash": "dash", "width": 3}, "type": "line", "x0": 0, "x1": 1, "xref": "x domain", "y0": 4.5, "y1": 4.5, "yref": "y"}, {"fillcolor": "red", "line": {"width": 0}, "opacity": 0.2, "type": "rect", "x0": 0, "x1": 1, "xref": "x domain", "y0": 4.5, "y1": 5, "yref": "y"}], "xaxis": {"anchor": "y", "domain": [0, 1], "title": {"text": "selling_price"}}, "yaxis": {"anchor": "x", "domain": [0, 1], "title": {"text": "star"}}}}
